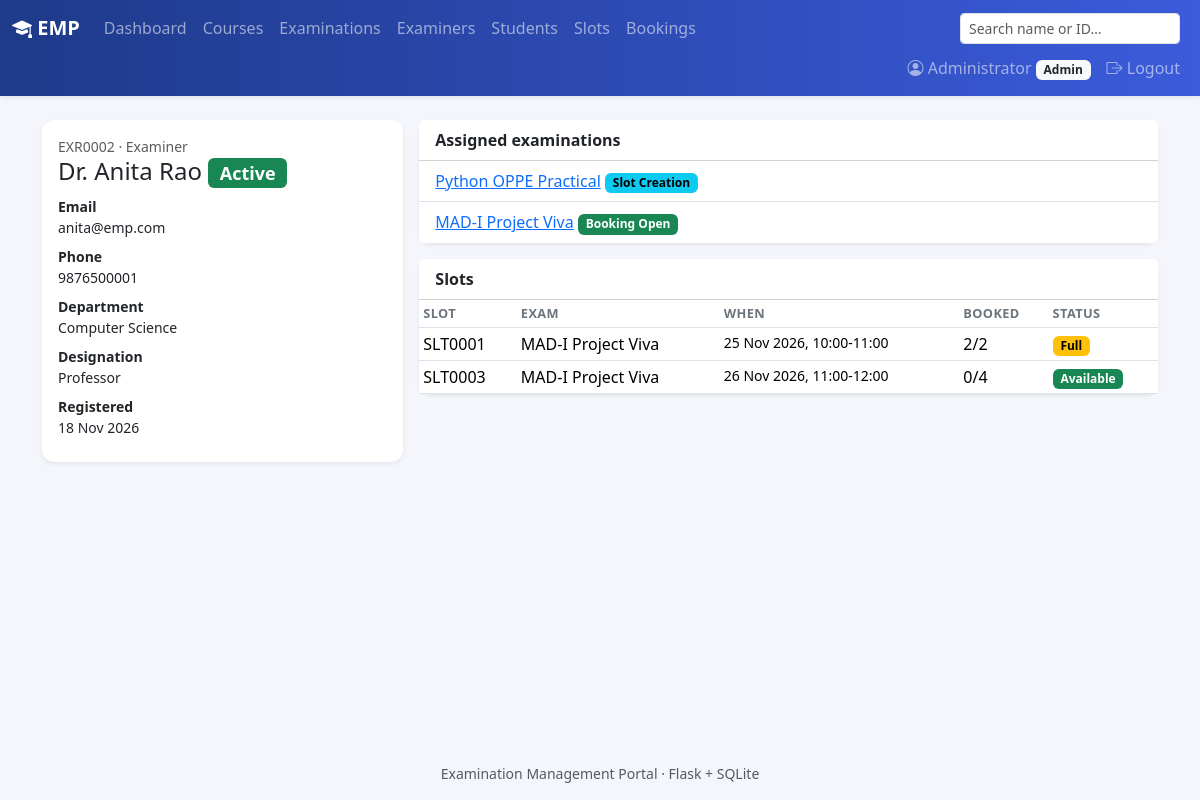
The app's page /admin/users/2 (signed in) with its own data.
### models.py (models this page shows, shortened)
class User(UserMixin, db.Model):
    id = db.Column(db.Integer, primary_key=True)
    role = db.Column(db.String(20), nullable=False)
    name = db.Column(db.String(120), nullable=False)
    email = db.Column(db.String(120), unique=True, nullable=False)
    password_hash = db.Column(db.String(256), nullable=False)
    phone = db.Column(db.String(20))
    department = db.Column(db.String(120))
    designation = db.Column(db.String(120))
    roll_no = db.Column(db.String(40), unique=True)
    program = db.Column(db.String(120))
    status = db.Column(db.String(20), nullable=False, default="Active")
    created_at = db.Column(db.DateTime, default=datetime.now)
    slots = db.relationship("Slot", back_populates="examiner", foreign_keys="Slot.examiner_id")
    bookings = db.relationship("Booking", back_populates="student", foreign_keys="Booking.student_id")
    assigned_exams = db.relationship("Exam", secondary=exam_examiners, back_populates="examiners")
    @property
    def code(self):
        prefix = {"admin": "ADM", "examiner": "EXR", "student": "STU"}[self.role]
        return f"{prefix}{self.id:04d}"

class Exam(db.Model):
    id = db.Column(db.Integer, primary_key=True)
    course_id = db.Column(db.Integer, db.ForeignKey("course.id"), nullable=False)
    name = db.Column(db.String(150), nullable=False)
    exam_type = db.Column(db.String(30), nullable=False)
    description = db.Column(db.Text)
    duration = db.Column(db.Integer, nullable=False)
    max_marks = db.Column(db.Float, nullable=False)
    pass_marks = db.Column(db.Float)
    slot_creation_start = db.Column(db.Date)
    slot_creation_end = db.Column(db.Date)
    booking_start = db.Column(db.Date)
    booking_end = db.Column(db.Date)
    status = db.Column(db.String(20), nullable=False, default="Draft")
    results_published = db.Column(db.Boolean, default=False)
    created_at = db.Column(db.DateTime, default=datetime.now)
    course = db.relationship("Course", back_populates="exams")
    rubrics = db.relationship("Rubric", back_populates="exam", cascade="all, delete-orphan")
    slots = db.relationship("Slot", back_populates="exam", cascade="all, delete-orphan")
    examiners = db.relationship("User", secondary=exam_examiners, back_populates="assigned_exams")

class Slot(db.Model):
    id = db.Column(db.Integer, primary_key=True)
    exam_id = db.Column(db.Integer, db.ForeignKey("exam.id"), nullable=False)
    examiner_id = db.Column(db.Integer, db.ForeignKey("user.id"), nullable=False)
    date = db.Column(db.Date, nullable=False)
    start_time = db.Column(db.Time, nullable=False)
    end_time = db.Column(db.Time, nullable=False)
    venue = db.Column(db.String(150))
    capacity = db.Column(db.Integer, nullable=False)
    available_seats = db.Column(db.Integer, nullable=False)
    status = db.Column(db.String(20), nullable=False, default="Available")
    created_at = db.Column(db.DateTime, default=datetime.now)
    exam = db.relationship("Exam", back_populates="slots")
    examiner = db.relationship("User", back_populates="slots", foreign_keys=[examiner_id])
    bookings = db.relationship("Booking", back_populates="slot")
    @property
    def code(self):
        return f"SLT{self.id:04d}"
    @property
    def active_bookings(self):
        return [b for b in self.bookings if b.status in ("Booked", "Completed")]
    @property
    def label(self):
        return f"{self.date:%d %b %Y}, {self.start_time:%H:%M}-{self.end_time:%H:%M}"

### routes/admin.py (the view)
@bp.route("/users/<int:uid>")
@role_required("admin")
def user_detail(uid):
    user = User.query.get_or_404(uid)
    return render_template("admin/user_detail.html", user=user)

### routes/utils.py (called while the page is built)
def role_required(role):
    def decorator(view):
        @wraps(view)
        @login_required
        def wrapped(*args, **kwargs):
            if current_user.role != role:
                abort(403)
            if current_user.status == "Pending":
                return redirect(url_for("auth.pending"))
            if current_user.status != "Active":
                flash("Your account is inactive. Contact the administrator.", "danger")
                return redirect(url_for("auth.logout"))
            return view(*args, **kwargs)
        return wrapped
    return decorator

### templates/admin/user_detail.html (shortened to what this page needs)
{% extends "base.html" %}
{% from "_macros.html" import badge %}
{% block content %}
<div class="row g-3">
  <div class="col-lg-4">
    <div class="card shadow-sm border-0">
      <div class="card-body">
        <div class="text-muted small">{{ user.code }} · <span class="text-capitalize">{{ user.role }}</span></div>
        <h4>{{ user.name }} {{ badge(user.status) }}</h4>
        <dl class="small mb-0">
          <dt>Email</dt><dd>{{ user.email }}</dd>
          <dt>Phone</dt><dd>{{ user.phone or '—' }}</dd>
          {% if user.role == 'examiner' %}
          <dt>Department</dt><dd>{{ user.department or '—' }}</dd>
          <dt>Designation</dt><dd>{{ user.designation or '—' }}</dd>
          {% else %}
          <dt>Roll number</dt><dd>{{ user.roll_no }}</dd>
          <dt>Program</dt><dd>{{ user.program or '—' }}</dd>
          {% endif %}
          <dt>Registered</dt><dd>{{ user.created_at.strftime('%d %b %Y') }}</dd>
        </dl>
      </div>
    </div>
  </div>
  <div class="col-lg-8">
    {% if user.role == 'examiner' %}
    <div class="card shadow-sm border-0 mb-3"><div class="card-header">Assigned examinations</div>
      <ul class="list-group list-group-flush">
        {% for e in user.assigned_exams %}<li class="list-group-item"><a href="{{ url_for('admin.exam_detail', eid=e.id) }}">{{ e.name }}</a> {{ badge(e.status) }}</li>
        {% else %}<li class="list-group-item text-muted small">None.</li>{% endfor %}
      </ul></div>
    <div class="card shadow-sm border-0"><div class="card-header">Slots</div>
      <div class="table-responsive"><table class="table table-sm mb-0">
        <thead><tr><th>Slot</th><th>Exam</th><th>When</th><th>Booked</th><th>Status</th></tr></thead>
        <tbody>{% for s in user.slots %}<tr><td>{{ s.code }}</td><td>{{ s.exam.name }}</td><td class="small">{{ s.label }}</td><td>{{ s.active_bookings|length }}/{{ s.capacity }}</td><td>{{ badge(s.status) }}</td></tr>
        {% else %}<tr><td colspan="5" class="text-muted small">No slots.</td></tr>{% endfor %}</tbody></table></div></div>
    {% endif %}
  </div>
</div>
{% endblock %}

### templates/base.html (shortened to what this page needs)
<!doctype html>
<html lang="en">
<head>
  <link href="https://cdn.jsdelivr.net/npm/bootstrap@5.3.3/dist/css/bootstrap.min.css" rel="stylesheet">
  <link href="https://cdn.jsdelivr.net/npm/bootstrap-icons@1.11.3/font/bootstrap-icons.min.css" rel="stylesheet">
  <link href="{{ url_for('static', filename='style.css') }}" rel="stylesheet">
</head>
<body>
<nav class="navbar navbar-expand navbar-dark bg-emp shadow-sm">
  <div class="container-fluid flex-wrap">
    <a class="navbar-brand fw-semibold" href="{{ url_for('index') }}"><i class="bi bi-mortarboard-fill"></i> EMP</a>
    {% if current_user.is_authenticated and current_user.status == 'Active' %}
    <ul class="navbar-nav flex-wrap me-auto">
      {% if current_user.role == 'admin' %}
        {% set links = [('admin.dashboard','Dashboard'),('admin.courses','Courses'),('admin.exams','Examinations'),
                        ('admin.examiners','Examiners'),('admin.students','Students'),('admin.slots','Slots'),
                        ('admin.bookings','Bookings')] %}
      {% elif current_user.role == 'examiner' %}
        {% set links = [('examiner.dashboard','Dashboard'),('examiner.exams','My Examinations'),
                        ('examiner.slots','My Slots'),('examiner.evaluations','Evaluations')] %}
      {% else %}
        {% set links = [('student.dashboard','Dashboard'),('student.exams','Examinations'),
                        ('student.bookings','My Bookings'),('student.results','Results')] %}
      {% endif %}
      {% for ep, label in links %}
        <li class="nav-item"><a class="nav-link {% if request.endpoint == ep %}active{% endif %}" href="{{ url_for(ep) }}">{{ label }}</a></li>
      {% endfor %}
    </ul>
    {% if current_user.role == 'admin' %}
    <form class="d-flex me-2 my-1" action="{{ url_for('admin.search') }}">
      <input class="form-control form-control-sm" name="q" placeholder="Search name or ID…" value="{{ request.args.get('q','') }}">
    </form>
    {% endif %}
    {% endif %}
    {% if current_user.is_authenticated %}
    <ul class="navbar-nav ms-auto">
      <li class="nav-item"><a class="nav-link" href="{{ url_for('auth.profile') }}"><i class="bi bi-person-circle"></i> {{ current_user.name }} <span class="badge bg-light text-dark text-capitalize">{{ current_user.role }}</span></a></li>
      <li class="nav-item"><a class="nav-link" href="{{ url_for('auth.logout') }}"><i class="bi bi-box-arrow-right"></i> Logout</a></li>
    </ul>
    {% endif %}
  </div>
</nav>
<main class="container py-4">
  {% block content %}{% endblock %}
</main>
<footer class="text-center text-muted small py-3">Examination Management Portal · Flask + SQLite</footer>
</body>
</html>

### templates/_macros.html (shortened to what this page needs)
{% macro badge(status) -%}
<span class="badge text-bg-{{ status|badge }}">{{ status }}</span>
{%- endmacro %}

### static/style.css (style rules this page uses)
body { background: #f4f6fb; min-height: 100vh; display: flex; flex-direction: column; }
main { flex: 1; }
.bg-emp { background: linear-gradient(90deg, #1e3a8a, #3b5bdb); }
.card { border-radius: .75rem; }
.card-header { background: #fff; font-weight: 600; }
.table th { font-size: .8rem; text-transform: uppercase; letter-spacing: .03em; color: #6c757d; }

### records on screen
User: name "Administrator", role "Admin"
User: code "EXR0002", role "Examiner", name "Dr. Anita Rao", status "Active", email "anita@emp.com", phone "9876500001", department "Computer Science", designation "Professor", created_at "18 Nov 2026"
Exam: name "Python OPPE Practical", status "Slot Creation"
Exam: name "MAD-I Project Viva", status "Booking Open"
Slot: code "SLT0001", exam.name "MAD-I Project Viva", label "25 Nov 2026, 10:00-11:00", active_bookings|length "2", capacity "2", status "Full"
Slot: code "SLT0003", exam.name "MAD-I Project Viva", label "26 Nov 2026, 11:00-12:00", active_bookings|length "0", capacity "4", status "Available"

### other values on screen
{{ label }} "Dashboard" "Courses" "Examinations" "Examiners" "Students" "Slots" "Bookings"
